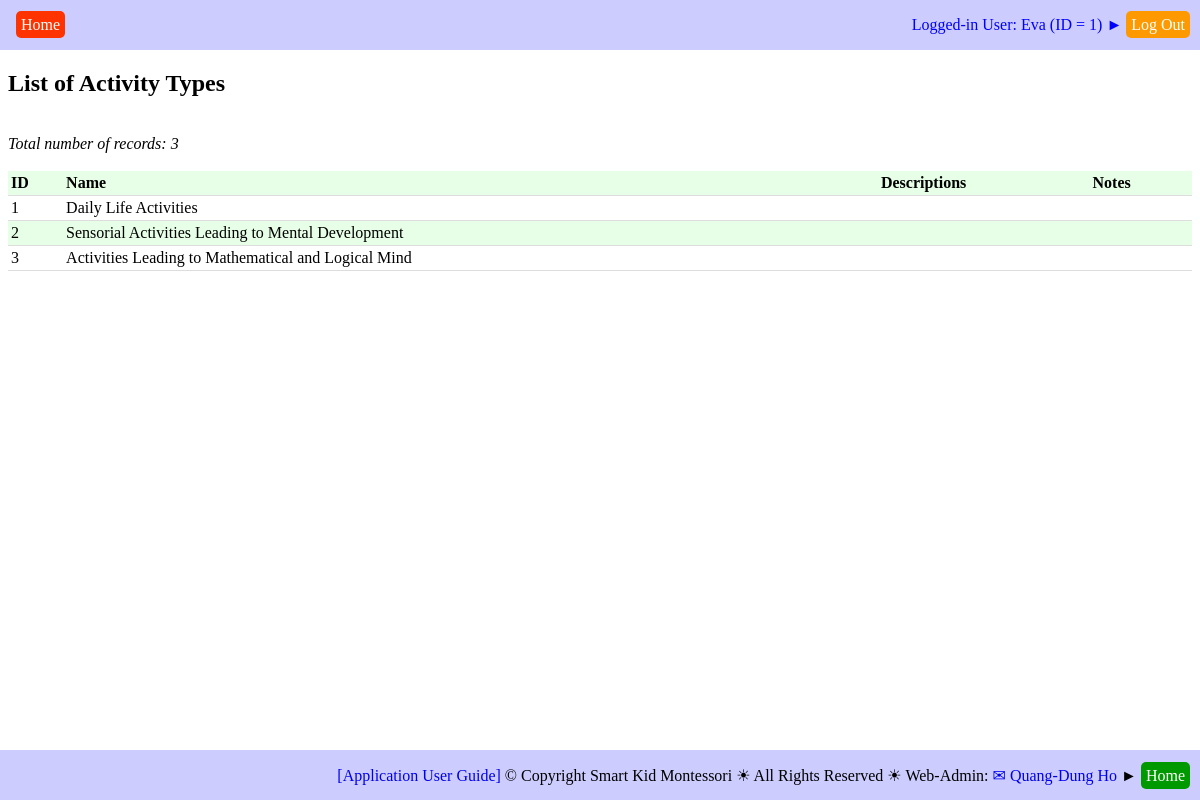
The app's page /report_activity_types.php (signed in) with its own data.
### tables this page shows
CREATE TABLE `web_pages` (
  `PAGE_ID` int(11) NOT NULL,
  `TAG_CLASS` varchar(50) NOT NULL,
  `TYPE` varchar(20) NOT NULL,
  `HREF` varchar(500) NOT NULL,
  `ICON_URL` varchar(500) NOT NULL,
  `TITLE` varchar(200) NOT NULL,
  `TITLE_SHORT` varchar(200) NOT NULL,
  `STATUS` varchar(20) NOT NULL
);

CREATE TABLE `activity_types` (
  `ACT_TYPE_ID` int(11) NOT NULL,
  `ACT_TYPE_NAME` varchar(100) NOT NULL,
  `ACT_TYPE_DESCR` text NOT NULL,
  `ACT_TYPE_NOTES` text NOT NULL
);

### db_operations.php (called while the page is built, shortened)
<?php
require_once("sql_queries.php");
function insert_DB_QUERY_LOGS($user_name, $queryStrToDisplay)
{
	$queryStr = "INSERT INTO ";
		$queryStr = $queryStr . "DB_QUERY_LOGS(";
		$queryStr = $queryStr . "QUERY_STR";
		$queryStr = $queryStr . ", " . "USER_NAME";
		$queryStr = $queryStr . ", " . "DATE_TIME";
		$queryStr = $queryStr . ", " . "IP_ADDR";
		$queryStr = $queryStr . ")";
	$queryStr = $queryStr . " VALUES(";
		$queryStr = $queryStr . "'" . $queryStrToDisplay .  "'";
		$queryStr = $queryStr . ", " . "'" . $user_name . "'";
		$queryStr = $queryStr . ", " . "NOW()";
		$queryStr = $queryStr . ", " . "'" . get_client_ip() .  "'";
		$queryStr = $queryStr . ")";
	$queryStr = $queryStr . ";";
	$result = getResult($queryStr);
	return ($result);
}
function report_ACTIVITY_TYPES($debug_on)
{
	$queryStr = 'SELECT  ';
		$queryStr = $queryStr . '*';
	$queryStr = $queryStr . ' FROM ';
		$queryStr = $queryStr . 'ACTIVITY_TYPES';
	$queryStr = $queryStr . ' ORDER BY ';
		$queryStr = $queryStr . 'ACT_TYPE_ID' . ' ASC';
	$queryStr = $queryStr . ';';
	$result = getResult($queryStr);
	$fieldHeaderStr = array (
		0 => 'ID',
		1 => 'Name',
		2 => 'Descriptions',
		3 => 'Notes',
		);
	populateResultToTable($result, $fieldHeaderStr);
}
function getTabsOfPage($this_page_url, $debug_on)
{
	$queryStr = 'SELECT ';
		$queryStr = $queryStr .'HREF';
		$queryStr = $queryStr . ', ' . 'TITLE_SHORT';
	$queryStr = $queryStr . ' FROM ';
		$queryStr = $queryStr . 'WEB_PAGES';
	$queryStr = $queryStr . ' WHERE ';
		$queryStr = $queryStr . 'PAGE_ID IN';
		$queryStr = $queryStr . '(';
			$queryStr = $queryStr . 'SELECT ';
				$queryStr = $queryStr . 'TAB_PAGE_ID';
			$queryStr = $queryStr . ' FROM ';
				$queryStr = $queryStr . 'PAGE_TABS';
			$queryStr = $queryStr . ' WHERE ';
				$queryStr = $queryStr . 'PAGE_ID IN';
				$queryStr = $queryStr . '(';
					$queryStr = $queryStr . 'SELECT ';
						$queryStr = $queryStr . 'PAGE_ID';
					$queryStr = $queryStr . ' FROM ';
						$queryStr = $queryStr . 'WEB_PAGES';
					$queryStr = $queryStr . ' WHERE ';
						$queryStr = $queryStr . '(INSTR("' . $this_page_url .'", HREF) > 0)';
					$queryStr = $queryStr . ')';
				$queryStr = $queryStr . ')';
	$queryStr = $queryStr . ';';
	$result = getResult($queryStr);
	return ($result);
}
function get_client_ip() {
    $ipaddress = '';
    if (isset($_SERVER['HTTP_CLIENT_IP']) && ($_SERVER['HTTP_CLIENT_IP']))
        $ipaddress = $_SERVER['HTTP_CLIENT_IP'];
    else if (isset($_SERVER['HTTP_X_FORWARDED_FOR']) && ($_SERVER['HTTP_X_FORWARDED_FOR']))
        $ipaddress = $_SERVER['HTTP_X_FORWARDED_FOR'];
    else if (isset($_SERVER['HTTP_X_FORWARDED']) && ($_SERVER['HTTP_X_FORWARDED']))
        $ipaddress = $_SERVER['HTTP_X_FORWARDED'];
    else if (isset($_SERVER['HTTP_FORWARDED_FOR']) && ($_SERVER['HTTP_FORWARDED_FOR']))
        $ipaddress = $_SERVER['HTTP_FORWARDED_FOR'];
    else if (isset($_SERVER['HTTP_FORWARDED']) && ($_SERVER['HTTP_FORWARDED']))
        $ipaddress = $_SERVER['HTTP_FORWARDED'];
    else if (isset($_SERVER['REMOTE_ADDR']) && ($_SERVER['REMOTE_ADDR']))
        $ipaddress = $_SERVER['REMOTE_ADDR'];
    else
        $ipaddress = 'unknown';
    return $ipaddress;
}
?>

### sql_queries.php (the view, shortened to what this page needs)
<?php
	function connectDB()
	{
		$db_hostname = "localhost";
		$db_name     = "montessori";
		$db_username = "root";
		$db_password = "";
		$db = mysqli_connect($db_hostname, $db_username, $db_password, $db_name);
		return ($db);
	}
	function getResult($query)
	{
		$db = connectDB();
		$result = mysqli_query($db, $query);
		return ($result);
	}
	function populateResultToTable($result, $fieldHeaderStr)
	{
		$resultRows = mysqli_num_rows($result);
		$resultFields = mysqli_num_fields($result);
		echo '<br/><i>Total number of records: ' . $resultRows . '</i><br/><br/>';
		echo '<table>';
		echo '<tr>';
		for ($fd = 0; $fd < $resultFields; $fd++)
		{
			echo '<th>' . $fieldHeaderStr[$fd] . '</th>';
		}
 		echo '</tr>';
		for ($row = 0; $row < $resultRows; $row++)
		{
			$currentRow = mysqli_fetch_row($result);
			echo '<tr>';
			for ($fd = 0; $fd < $resultFields; $fd++)
			{
				echo '<td>' . $currentRow[$fd] . '</td>';
			}
			echo '</tr>';
		}
		echo '</table>';
	}
?>

### tab_header.php
<div style="
    		position: fixed;
    		height: 20px;
 		   	width: 50%;
    		top: 7px;
    		left: 6px;
    		right: 0;
    		background-color: transparent;"
>
<div style="
	display: table;
	height: 26px;
    width: 100%;
    margin: 0px;
    background-color: transparent;
    border-radius: 10px;
    text-align: left">
	<div style="
		display: table-cell;
		height: 26px;
    	width: 100%;
    	padding: 5px;
    	vertical-align: middle;">
	<?php
	require_once("db_operations.php");
	$tabs = getTabsOfPage($_SERVER["PHP_SELF"], true);
	$tabNum = mysqli_num_rows($tabs);
	for ($row = 0; $row < $tabNum; $row++)
	{
		$currentTab = mysqli_fetch_row($tabs);
		echo '<a href="' . $currentTab[0] . '" style="background-color: rgb(255, 51, 0); color: white; text-decoration: none; padding: 5px; margin-left: 5px; border-radius: 5px">' . $currentTab[1] . '</a>';
	}
	?>
	</div>
</div>
</div>

### db_tables.css (style rules this page uses)
table { border-collapse: collapse; width: 100%; }
th, td { padding: 3px; text-align: left; border-bottom: 1px solid #ddd; }
tr:nth-child(odd) { background-color: rgb(230, 255, 230); }

### common.css (style rules this page uses)
a { text-decoration: none; }

### records on screen
web_pages: TITLE_SHORT "Home"
activity_types: ACT_TYPE_ID "1", ACT_TYPE_NAME "Daily Life Activities"
activity_types: ACT_TYPE_ID "2", ACT_TYPE_NAME "Sensorial Activities Leading to Mental Development"
activity_types: ACT_TYPE_ID "3", ACT_TYPE_NAME "Activities Leading to Mathematical and Logical Mind"

### other values on screen
$emp_name "Eva"
$emp_id "1"
$resultRows "3"
$fieldHeaderStr[$fd] "ID"
$fieldHeaderStr[$fd] "Name"
$fieldHeaderStr[$fd] "Descriptions"
$fieldHeaderStr[$fd] "Notes"
